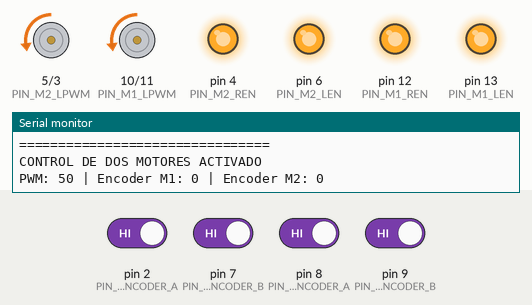
Simulated run of this sketch. Board: Arduino Nano, built with avr-gcc and run on an emulated ATmega328P. On the bench: motor-driver pin pairs drawn as motors (green arrow = first pin HIGH = forward, orange = second pin HIGH = backward, longer = more drive), output pins drawn as LEDs (lit = HIGH), the last lines printed to the serial monitor. The test bench sets the inputs (shaded band); at power-on: pin 2 (PIN_M2_ENCODER_A), pin 7 (PIN_M2_ENCODER_B), pin 8 (PIN_M1_ENCODER_A), pin 9 (PIN_M1_ENCODER_B) HIGH.

Above: at 1.5 s.
At 4.5 s:
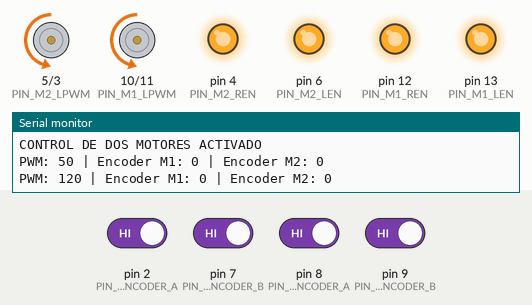
Timing chart, 0 to 7.8 s (numbered marks = the images above):
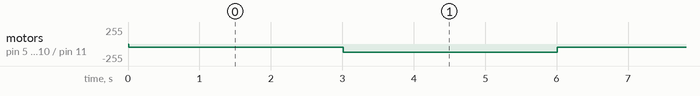

Measured:
- by itself, motor on pin 5 (PIN_M2_LPWM) / pin 3 (PIN_M2_RPWM), motor on pin 10 (PIN_M1_LPWM) / pin 11 (PIN_M1_RPWM): alternates backward 120/255 for 3.0 s and backward 50/255 for 3.0 s

The sketch:

controlador_arduino_mini_prueba.ino
```cpp
// ======================================================
// Arduino Nano + 2x IBT-2 / BTS7960 + 2x Encoder - Prueba sin motores
// ======================================================

// ----------------------
// MOTOR 1: DRIVER
// ----------------------
#define PIN_M1_RPWM 11
#define PIN_M1_LPWM 10
#define PIN_M1_REN  12
#define PIN_M1_LEN  13

// ----------------------
// MOTOR 2: DRIVER
// ----------------------
#define PIN_M2_RPWM 3
#define PIN_M2_LPWM 5
#define PIN_M2_REN  4
#define PIN_M2_LEN  6

// ----------------------
// ENCODER MOTOR 1
// ----------------------
#define PIN_M1_ENCODER_A 8
#define PIN_M1_ENCODER_B 9

// ----------------------
// ENCODER MOTOR 2
// Reemplazá por tus pines definitivos.
// ----------------------
#define PIN_M2_ENCODER_A 2
#define PIN_M2_ENCODER_B 7


// ======================================================
// CONFIGURACIÓN
// ======================================================

const bool MOTOR_TEST_ENABLED = true;
const int PWM_BAJO = 50;
const int PWM_MEDIO = 120;
const unsigned long INTERVALO_PWM_MS = 3000UL;
// D13 se mantiene HIGH como habilitacion LEN del driver 1.

// ======================================================
// VARIABLES DE ENCODERS
// ======================================================

long encoderM1Count = 0;
long encoderM2Count = 0;

int encoderM1Anterior = 0;
int encoderM2Anterior = 0;

const int8_t encoderTable[16] = {
   0, -1,  1,  0,
   1,  0,  0, -1,
  -1,  0,  0,  1,
   0,  1, -1,  0
};

// ======================================================
// VARIABLES DE MOTORES
// ======================================================

int pwmActual = PWM_BAJO;
unsigned long ultimoCambioPWM = 0;

// ======================================================
// SETUP
// ======================================================

void setup() {
  Serial.begin(115200);

  Serial.println();
  Serial.println("================================");
  Serial.println("Rover - Prueba de dos drivers sin motores");
  Serial.println("================================");

  // Encoders
  pinMode(PIN_M1_ENCODER_A, INPUT_PULLUP);
  pinMode(PIN_M1_ENCODER_B, INPUT_PULLUP);
  pinMode(PIN_M2_ENCODER_A, INPUT_PULLUP);
  pinMode(PIN_M2_ENCODER_B, INPUT_PULLUP);

  encoderM1Anterior =
    (digitalRead(PIN_M1_ENCODER_A) << 1) |
     digitalRead(PIN_M1_ENCODER_B);

  encoderM2Anterior =
    (digitalRead(PIN_M2_ENCODER_A) << 1) |
     digitalRead(PIN_M2_ENCODER_B);


  // Driver motor 1
  pinMode(PIN_M1_RPWM, OUTPUT);
  pinMode(PIN_M1_LPWM, OUTPUT);
  pinMode(PIN_M1_REN, OUTPUT);
  pinMode(PIN_M1_LEN, OUTPUT);

  // Driver motor 2
  pinMode(PIN_M2_RPWM, OUTPUT);
  pinMode(PIN_M2_LPWM, OUTPUT);
  pinMode(PIN_M2_REN, OUTPUT);
  pinMode(PIN_M2_LEN, OUTPUT);

  detenerMotores();

  if (MOTOR_TEST_ENABLED) {
    Serial.println("CONTROL DE DOS MOTORES ACTIVADO");

    digitalWrite(PIN_M1_REN, HIGH);
    digitalWrite(PIN_M1_LEN, HIGH);
    digitalWrite(PIN_M2_REN, HIGH);
    digitalWrite(PIN_M2_LEN, HIGH);
    moverMotores(pwmActual);
    informarPWM();
  }

  ultimoCambioPWM = millis();
}

// ======================================================
// LOOP
// ======================================================

void loop() {
  const unsigned long ahora = millis();
  leerEncoderM1();
  leerEncoderM2();

  if (MOTOR_TEST_ENABLED) {
    controlarPWMPrueba(ahora);
  }
}

// ======================================================
// LECTURA DE ENCODER: MOTOR 1
// ======================================================

void leerEncoderM1() {
  int encoderActual =
    (digitalRead(PIN_M1_ENCODER_A) << 1) |
     digitalRead(PIN_M1_ENCODER_B);

  int indice = (encoderM1Anterior << 2) | encoderActual;
  int movimiento = encoderTable[indice];

  if (movimiento != 0) {
    encoderM1Count += movimiento;
  }

  encoderM1Anterior = encoderActual;
}

// ======================================================
// LECTURA DE ENCODER: MOTOR 2
// ======================================================

void leerEncoderM2() {
  int encoderActual =
    (digitalRead(PIN_M2_ENCODER_A) << 1) |
     digitalRead(PIN_M2_ENCODER_B);

  int indice = (encoderM2Anterior << 2) | encoderActual;
  int movimiento = encoderTable[indice];

  if (movimiento != 0) {
    encoderM2Count += movimiento;
  }

  encoderM2Anterior = encoderActual;
}

// ======================================================
// CONTROL AUTOMATICO DE PWM PARA PRUEBA SIN MOTORES
// ======================================================

void controlarPWMPrueba(unsigned long ahora) {
  // La resta unsigned sigue funcionando cuando millis() desborda.
  if (ahora - ultimoCambioPWM >= INTERVALO_PWM_MS) {
    ultimoCambioPWM = ahora;
    pwmActual = (pwmActual == PWM_BAJO) ? PWM_MEDIO : PWM_BAJO;
    moverMotores(pwmActual);
    informarPWM();
  }
}

void informarPWM() {
  Serial.print("PWM: ");
  Serial.print(pwmActual);
  Serial.print(" | Encoder M1: ");
  Serial.print(encoderM1Count);
  Serial.print(" | Encoder M2: ");
  Serial.println(encoderM2Count);
}
// ======================================================
// MOVER LOS DOS MOTORES
// ======================================================

void moverMotores(int velocidad) {
  analogWrite(PIN_M1_RPWM, velocidad);
  analogWrite(PIN_M1_LPWM, 0);

  analogWrite(PIN_M2_RPWM, velocidad);
  analogWrite(PIN_M2_LPWM, 0);
}

void detenerMotores() {
  analogWrite(PIN_M1_RPWM, 0);
  analogWrite(PIN_M1_LPWM, 0);

  analogWrite(PIN_M2_RPWM, 0);
  analogWrite(PIN_M2_LPWM, 0);
}
```
